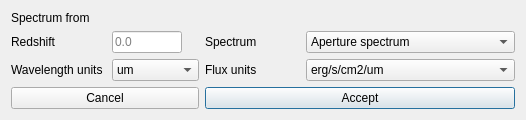
<?xml version="1.0" encoding="UTF-8"?>
<ui version="4.0">
 <class>spectrumParametersSelection</class>
 <widget class="QDialog" name="spectrumParametersSelection">
  <property name="geometry">
   <rect>
    <x>0</x>
    <y>0</y>
    <width>526</width>
    <height>114</height>
   </rect>
  </property>
  <property name="windowTitle">
   <string>spectrumParametersSelection</string>
  </property>
  <layout class="QGridLayout" name="gridLayout_2">
   <item row="0" column="0">
    <layout class="QGridLayout" name="gridLayout">
     <item row="2" column="3">
      <widget class="QComboBox" name="fUnitsComboBox">
       <property name="sizePolicy">
        <sizepolicy hsizetype="Preferred" vsizetype="Fixed">
         <horstretch>0</horstretch>
         <verstretch>0</verstretch>
        </sizepolicy>
       </property>
       <item>
        <property name="text">
         <string>erg/s/cm2/um</string>
        </property>
       </item>
       <item>
        <property name="text">
         <string>Jy</string>
        </property>
       </item>
       <item>
        <property name="text">
         <string>mJy</string>
        </property>
       </item>
       <item>
        <property name="text">
         <string>uJy</string>
        </property>
       </item>
       <item>
        <property name="text">
         <string>W/m2/Hz</string>
        </property>
       </item>
       <item>
        <property name="text">
         <string>erg/s/cm2/Hz</string>
        </property>
       </item>
       <item>
        <property name="text">
         <string>W/m2/Angstroms</string>
        </property>
       </item>
       <item>
        <property name="text">
         <string>erg/s/cm2/Angstroms</string>
        </property>
       </item>
      </widget>
     </item>
     <item row="2" column="1">
      <widget class="QComboBox" name="wUnitsComboBox">
       <property name="sizePolicy">
        <sizepolicy hsizetype="Fixed" vsizetype="Fixed">
         <horstretch>0</horstretch>
         <verstretch>0</verstretch>
        </sizepolicy>
       </property>
       <item>
        <property name="text">
         <string>um</string>
        </property>
       </item>
       <item>
        <property name="text">
         <string>angstroms</string>
        </property>
       </item>
       <item>
        <property name="text">
         <string>nm</string>
        </property>
       </item>
      </widget>
     </item>
     <item row="2" column="0">
      <widget class="QLabel" name="label_4">
       <property name="text">
        <string>Wavelength units</string>
       </property>
      </widget>
     </item>
     <item row="2" column="2">
      <widget class="QLabel" name="label_5">
       <property name="text">
        <string>Flux units</string>
       </property>
      </widget>
     </item>
     <item row="1" column="1">
      <widget class="QLineEdit" name="redshiftLineEdit">
       <property name="maximumSize">
        <size>
         <width>70</width>
         <height>16777215</height>
        </size>
       </property>
       <property name="placeholderText">
        <string>0.0</string>
       </property>
      </widget>
     </item>
     <item row="1" column="0">
      <widget class="QLabel" name="label_3">
       <property name="text">
        <string>Redshift</string>
       </property>
      </widget>
     </item>
     <item row="0" column="0">
      <widget class="QLabel" name="label">
       <property name="sizePolicy">
        <sizepolicy hsizetype="Preferred" vsizetype="Fixed">
         <horstretch>0</horstretch>
         <verstretch>0</verstretch>
        </sizepolicy>
       </property>
       <property name="text">
        <string>Spectrum from</string>
       </property>
      </widget>
     </item>
     <item row="3" column="0" colspan="2">
      <widget class="QPushButton" name="cancelButton">
       <property name="sizePolicy">
        <sizepolicy hsizetype="Minimum" vsizetype="Fixed">
         <horstretch>0</horstretch>
         <verstretch>0</verstretch>
        </sizepolicy>
       </property>
       <property name="focusPolicy">
        <enum>Qt::NoFocus</enum>
       </property>
       <property name="text">
        <string>Cancel</string>
       </property>
      </widget>
     </item>
     <item row="3" column="2" colspan="2">
      <widget class="QPushButton" name="acceptButton">
       <property name="enabled">
        <bool>true</bool>
       </property>
       <property name="text">
        <string>Accept</string>
       </property>
      </widget>
     </item>
     <item row="0" column="1" colspan="3">
      <widget class="QLabel" name="pathLabel">
       <property name="sizePolicy">
        <sizepolicy hsizetype="Preferred" vsizetype="Fixed">
         <horstretch>0</horstretch>
         <verstretch>0</verstretch>
        </sizepolicy>
       </property>
       <property name="text">
        <string/>
       </property>
      </widget>
     </item>
     <item row="1" column="2">
      <widget class="QLabel" name="label_2">
       <property name="text">
        <string>Spectrum</string>
       </property>
      </widget>
     </item>
     <item row="1" column="3">
      <widget class="QComboBox" name="spectrumComboBox">
       <item>
        <property name="text">
         <string>Aperture spectrum</string>
        </property>
       </item>
       <item>
        <property name="text">
         <string>Background spectrum</string>
        </property>
       </item>
       <item>
        <property name="text">
         <string>Background subtracted spectrum</string>
        </property>
       </item>
      </widget>
     </item>
    </layout>
   </item>
  </layout>
 </widget>
 <resources/>
 <connections>
  <connection>
   <sender>acceptButton</sender>
   <signal>clicked()</signal>
   <receiver>spectrumParametersSelection</receiver>
   <slot>accept()</slot>
   <hints>
    <hint type="sourcelabel">
     <x>373</x>
     <y>92</y>
    </hint>
    <hint type="destinationlabel">
     <x>262</x>
     <y>56</y>
    </hint>
   </hints>
  </connection>
  <connection>
   <sender>cancelButton</sender>
   <signal>clicked()</signal>
   <receiver>spectrumParametersSelection</receiver>
   <slot>reject()</slot>
   <hints>
    <hint type="sourcelabel">
     <x>117</x>
     <y>92</y>
    </hint>
    <hint type="destinationlabel">
     <x>262</x>
     <y>56</y>
    </hint>
   </hints>
  </connection>
 </connections>
</ui>
